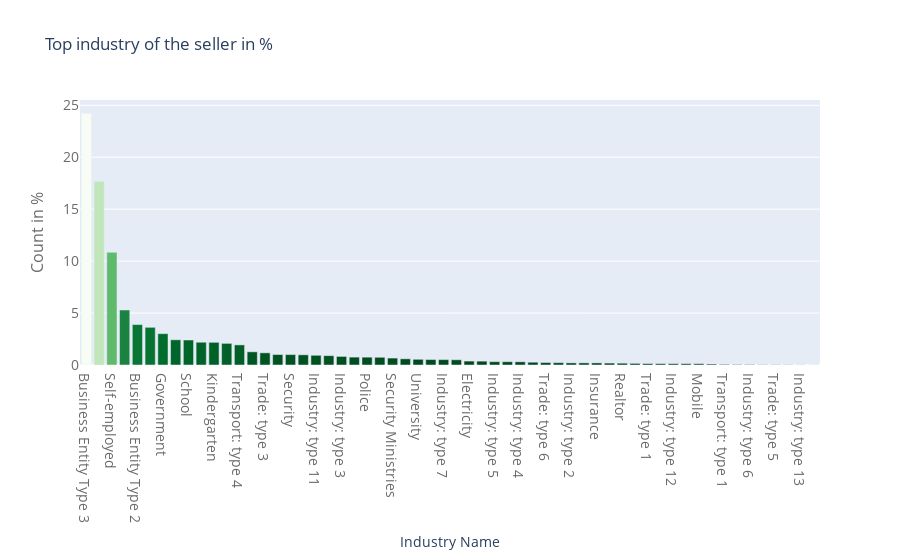

Write notebook code for a chart like this one.
### Markdown cell above
#### Visualizing Top Organization Distributions

### Code cell
# Organization Type Distribution
temp = two_columns_df["ORGANIZATION_TYPE"].value_counts()

trace = go.Bar(
    x=temp.index,
    y=(temp / temp.sum()) * 100,
    marker=dict(
        color=(temp / temp.sum()) * 100,
        colorscale='Greens',
        reversescale=True
    ),
)

data = [trace]

layout = go.Layout(
    title="Top industry of the seller in %",
    xaxis=dict(
        title='Industry Name',
        tickfont=dict(
            size=14,
            color='rgb(107, 107, 107)'
        )
    ),
    yaxis=dict(
        title='Count in %',
        titlefont=dict(
            size=16,
            color='rgb(107, 107, 107)'
        ),
        tickfont=dict(
            size=14,
            color='rgb(107, 107, 107)'
        )
    )
)

fig = go.Figure(data=data, layout=layout)
fig.show()

### Figure 1 — Plotly figure (JSON) as saved in the notebook; plotly's stock layout.template omitted (floating-point values rounded to 4 significant figures)
{"data": [{"marker": {"color": [24.23, 17.68, 10.85, 5.294, 3.892, 3.627, 3.016, 2.426, 2.407, 2.191, 2.182, 2.081, 1.934, 1.269, 1.173, 1.007, 1.003, 0.9807, 0.9344, 0.8982, 0.8248, 0.7581, 0.7536, 0.7423, 0.6677, 0.5954, 0.5491, 0.5254, 0.5197, 0.5028, 0.3774, 0.3695, 0.3186, 0.3152, 0.3073, 0.2666, 0.2327, 0.2226, 0.2034, 0.2022, 0.2011, 0.1842, 0.1729, 0.1548, 0.1356, 0.1288, 0.1277, 0.1265, 0.1232, 0.09265, 0.05875, 0.04406, 0.04067, 0.0226, 0.02034, 0.01808, 0.01243, 0.005649], "colorscale": [[0, "rgb(247,252,245)"], [0.125, "rgb(229,245,224)"], [0.25, "rgb(199,233,192)"], [0.375, "rgb(161,217,155)"], [0.5, "rgb(116,196,118)"], [0.625, "rgb(65,171,93)"], [0.75, "rgb(35,139,69)"], [0.875, "rgb(0,109,44)"], [1, "rgb(0,68,27)"]], "reversescale": true}, "type": "bar", "x": ["Business Entity Type 3", "XNA", "Self-employed", "Other", "Business Entity Type 2", "Medicine", "Government", "Trade: type 7", "School", "Construction", "Kindergarten", "Business Entity Type 1", "Transport: type 4", "Industry: type 9", "Trade: type 3", "Bank", "Security", "Housing", "Industry: type 11", "Military", "Industry: type 3", "Trade: type 2", "Police", "Transport: type 2", "Security Ministries", "Services", "University", "Postal", "Industry: type 7", "Restaurant", "Electricity", "Transport: type 3", "Industry: type 5", "Industry: type 1", "Industry: type 4", "Hotel", "Trade: type 6", "Telecom", "Industry: type 2", "Agriculture", "Insurance", "Advertising", "Realtor", "Emergency", "Trade: type 1", "Legal Services", "Industry: type 12", "Culture", "Mobile", "Cleaning", "Transport: type 1", "Industry: type 10", "Industry: type 6", "Trade: type 4", "Trade: type 5", "Religion", "Industry: type 13", "Industry: type 8"], "y": [24.23, 17.68, 10.85, 5.294, 3.892, 3.627, 3.016, 2.426, 2.407, 2.191, 2.182, 2.081, 1.934, 1.269, 1.173, 1.007, 1.003, 0.9807, 0.9344, 0.8982, 0.8248, 0.7581, 0.7536, 0.7423, 0.6677, 0.5954, 0.5491, 0.5254, 0.5197, 0.5028, 0.3774, 0.3695, 0.3186, 0.3152, 0.3073, 0.2666, 0.2327, 0.2226, 0.2034, 0.2022, 0.2011, 0.1842, 0.1729, 0.1548, 0.1356, 0.1288, 0.1277, 0.1265, 0.1232, 0.09265, 0.05875, 0.04406, 0.04067, 0.0226, 0.02034, 0.01808, 0.01243, 0.005649]}], "layout": {"title": {"text": "Top industry of the seller in %"}, "xaxis": {"tickfont": {"color": "rgb(107, 107, 107)", "size": 14}, "title": {"text": "Industry Name"}}, "yaxis": {"tickfont": {"color": "rgb(107, 107, 107)", "size": 14}, "title": {"font": {"color": "rgb(107, 107, 107)", "size": 16}, "text": "Count in %"}}}}
